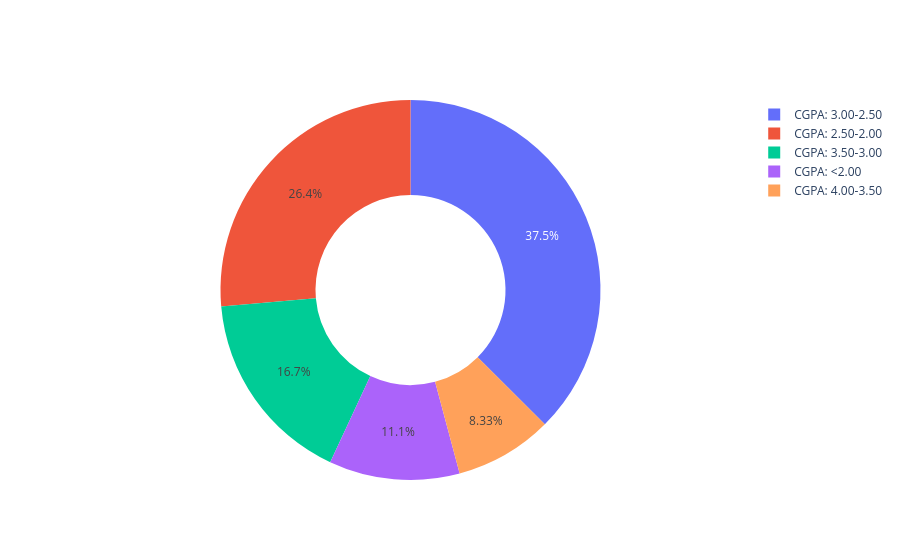

The notebook cell this image was saved under:
### Code cell
# By Plotly

import plotly.graph_objects as go
Result= ['CGPA: 4.00-3.50', 'CGPA: 3.50-3.00', 'CGPA: 3.00-2.50', 'CGPA: 2.50-2.00', 'CGPA: <2.00']
Students=[6, 12, 27, 19, 8]
fig=go.Figure(data=[go.Pie(labels=Result, values=Students, hole=0.5)])
fig.show()

### Figure 1 — Plotly figure (JSON) as saved in the notebook; plotly's stock layout.template omitted (floating-point values rounded to 4 significant figures)
{"data": [{"hole": 0.5, "labels": ["CGPA: 4.00-3.50", "CGPA: 3.50-3.00", "CGPA: 3.00-2.50", "CGPA: 2.50-2.00", "CGPA: <2.00"], "type": "pie", "values": [6, 12, 27, 19, 8]}], "layout": {}}
